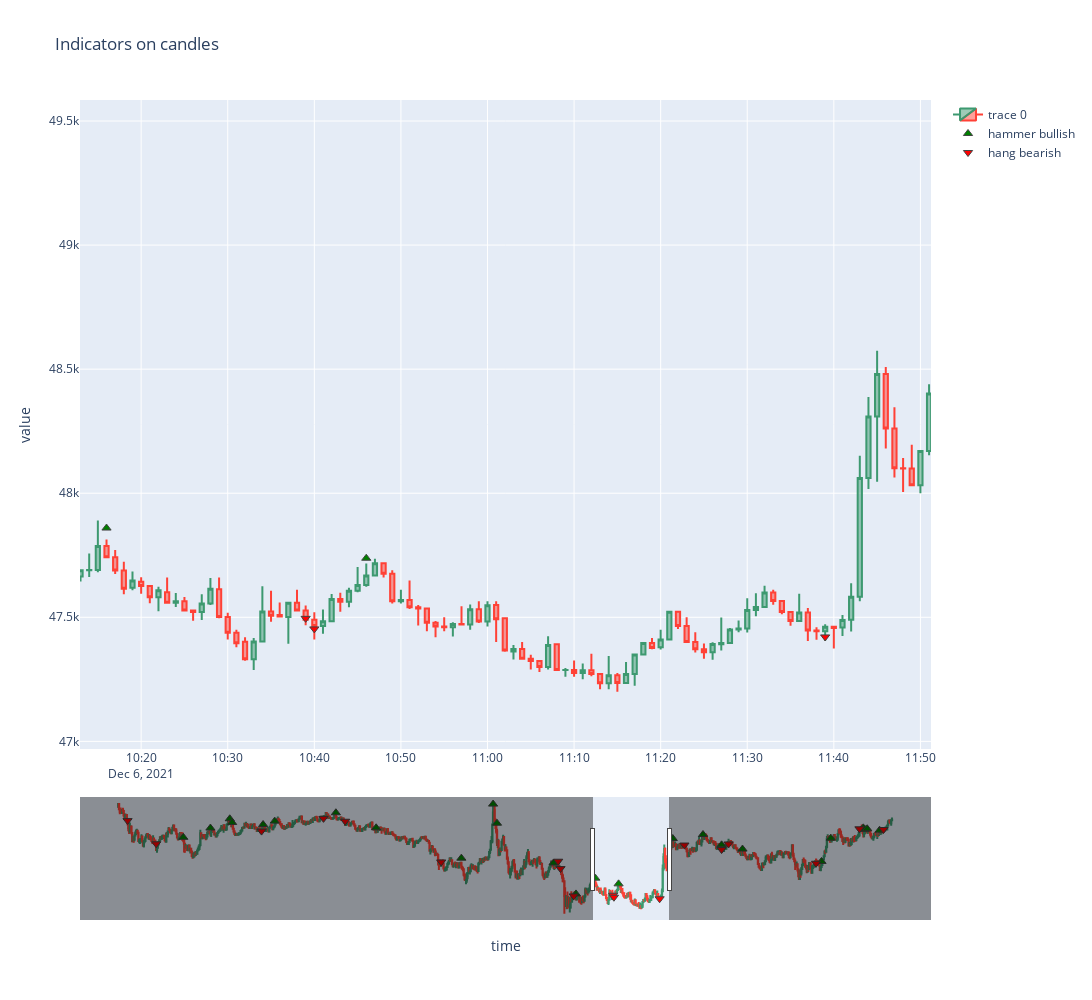

Notebook code for this chart:
### Code cell
candles1['hammer'] = ta.CDLHAMMER(candles)
candles1['hang'] = ta.CDLHANGINGMAN(candles)
plot_indicators_on_candles(candles1, ['hammer', 'hang'], width=1400, height=1000)

### Figure 1 — Plotly figure (JSON) as saved in the notebook; plotly's stock layout.template omitted (floating-point values rounded to 4 significant figures; data arrays with more than 128 entries replaced by an {"elided": "..."} marker saying what was removed)
{"data": [{"close": {"elided": "1000 float values"}, "high": {"elided": "1000 float values"}, "low": {"elided": "1000 float values"}, "open": {"elided": "1000 float values"}, "type": "candlestick", "x": {"elided": "1000 str values"}}, {"marker": {"color": "green", "line": {"width": 1}, "size": 8, "symbol": "triangle-up"}, "mode": "markers", "name": "hammer bullish", "type": "scatter", "x": ["2021-12-06T01:24:00", "2021-12-06T01:59:00", "2021-12-06T02:24:00", "2021-12-06T02:27:00", "2021-12-06T03:07:00", "2021-12-06T03:22:00", "2021-12-06T04:41:00", "2021-12-06T05:33:00", "2021-12-06T07:23:00", "2021-12-06T08:04:00", "2021-12-06T08:09:00", "2021-12-06T09:22:00", "2021-12-06T09:51:00", "2021-12-06T10:16:00", "2021-12-06T10:46:00", "2021-12-06T11:56:00", "2021-12-06T12:35:00", "2021-12-06T12:59:00", "2021-12-06T13:26:00", "2021-12-06T15:08:00", "2021-12-06T15:20:00", "2021-12-06T16:02:00", "2021-12-06T16:04:00", "2021-12-06T16:07:00", "2021-12-06T16:23:00"], "y": [48730.0, 48920.0, 49120.0, 49040.0, 49000.0, 49070.0, 49250.0, 48930.0, 48280.0, 49430.0, 49030.0, 48180.0, 47520.0, 47860.0, 47740.0, 48700.0, 48790.0, 48570.0, 48480.0, 48210.0, 48710.0, 48930.0, 48900.0, 48910.0, 48880.0]}, {"marker": {"color": "red", "line": {"width": 1}, "size": 8, "symbol": "triangle-down"}, "mode": "markers", "name": "hammer bearish", "type": "scatter", "x": [], "y": []}, {"marker": {"color": "green", "line": {"width": 1}, "size": 8, "symbol": "triangle-up"}, "mode": "markers", "name": "hang bullish", "type": "scatter", "x": [], "y": []}, {"marker": {"color": "red", "line": {"width": 1}, "size": 8, "symbol": "triangle-down"}, "mode": "markers", "name": "hang bearish", "type": "scatter", "x": ["2021-12-06T00:12:00", "2021-12-06T00:49:00", "2021-12-06T03:05:00", "2021-12-06T04:25:00", "2021-12-06T04:53:00", "2021-12-06T06:57:00", "2021-12-06T09:28:00", "2021-12-06T09:31:00", "2021-12-06T09:48:00", "2021-12-06T10:39:00", "2021-12-06T10:40:00", "2021-12-06T11:39:00", "2021-12-06T12:11:00", "2021-12-06T12:59:00", "2021-12-06T13:08:00", "2021-12-06T15:01:00", "2021-12-06T15:57:00", "2021-12-06T16:28:00"], "y": [49080.0, 48590.0, 48860.0, 49130.0, 49070.0, 48200.0, 48220.0, 48060.0, 47480.0, 47500.0, 47450.0, 47420.0, 48560.0, 48470.0, 48586, 48180.0, 48910.0, 48890.0]}], "layout": {"dragmode": "pan", "height": 1000, "title": {"text": "Indicators on candles"}, "width": 1400, "xaxis": {"autorange": false, "range": ["2021-12-06 10:12:56.2435", "2021-12-06 11:51:13.3564"], "rangeslider": {"autorange": true, "range": ["2021-12-05 23:12:28.1496", "2021-12-06 17:27:31.8504"], "yaxis": {"_template": null, "rangemode": "match"}}, "title": {"text": "time"}, "type": "date"}, "yaxis": {"autorange": true, "range": [46970.0, 49580.0], "title": {"text": "value"}, "type": "linear"}}}
